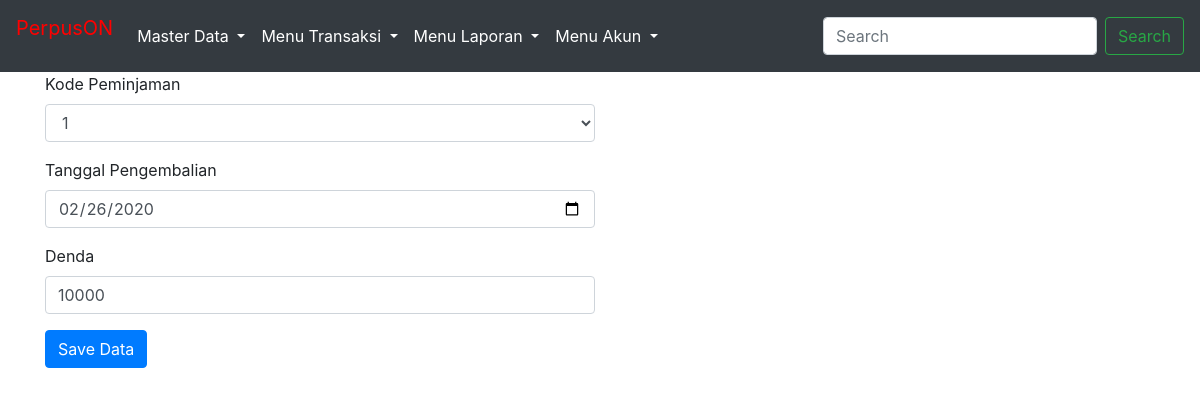
/public/pengembalian/edit.php?id=1 (signed in), run on the app's committed database.
### tables this page shows
CREATE TABLE `pengembalian` (
  `kode_peminjaman` int(11) NOT NULL,
  `tanggal_pengembalian` date NOT NULL,
  `denda` int(11) NOT NULL
);

### function/utility.php (called while the page is built, shortened)
<?php
$conn = mysqli_connect("localhost", "root", "", "db_rekayasa_web");
function query($sql) {
	global $conn;
	$result = mysqli_query($conn, $sql);
	$rows = [];
	while( $row = mysqli_fetch_assoc($result) ) {
		$rows[] = $row;
	}
	return $rows;
}

### public/pengembalian/edit.php (the view, shortened to what this page needs)
<?php
$id = $_GET["id"];
$pengembalian = query("SELECT * FROM pengembalian WHERE kode_peminjaman = $id")[0];
?>
<?php
require_once '../template/header.php'
?>
<div class="container">
<form action="" method="post" >
<div class="form-row">
  <div class="form-group col-md-6">
    <label for="nama_anggota">Kode Peminjaman</label>
    <select id="inputState" name="kode" class="form-control" required>
    <option  value="<?= $pengembalian['kode_peminjaman'];  ?>"><?= $pengembalian['kode_peminjaman'];  ?></option>
    </select>
   </div>
  </div>
  <div class="form-row">
  <div class="form-group col-md-6">
    <label for="judu_buku">Tanggal Pengembalian</label>
    <input type="date" class="form-control" id="judul_buku" name="tanggal" value="<?= $pengembalian['tanggal_pengembalian'];  ?>" >
  </div>
  </div>
  <div class="form-row">
  <div class="form-group col-md-6">
    <label for="penulis">Denda</label>
    <input type="text" class="form-control" id="penulis" name="denda" placeholder="Masukkan Jumlah Denda" value="<?= $pengembalian['denda'];  ?>">
  </div>
  </div>
  <button type="submit" class="btn btn-primary" name="ubah">Save Data</button>
</form>
</div>
<?php
require_once '../template/footer.php'
?>

### data on the page
pengembalian: kode "1", tanggal "02/26/2020", denda "10000"
